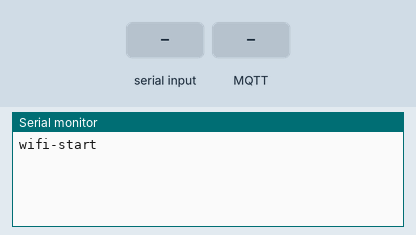
Simulated run of this sketch. Board: ESP32. Shown: the last lines printed to the serial monitor. Inputs (shaded band) come from the test bench. WiFi joins after 1.5 s; servers stay silent unless stated; no MQTT or app messages arrive unless stated.

Above: at 0.9 s.
1.0 s: "URLBASE \n" received over Serial
At 1.4 s:
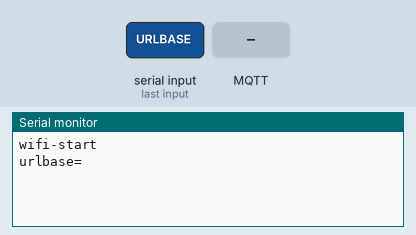
3.0 s: MQTT message "ping-espemu" arrives on the first subscribed topic
At 3.6 s:
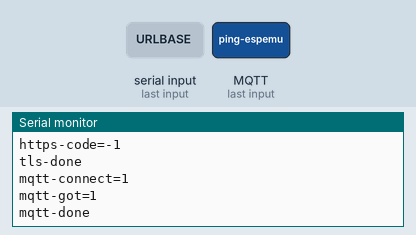

The sketch:

WiFiDemo.ino
```cpp
// Validation sketch: connects to WiFi (via the emulator's virtual radio),
// prints the DHCP IP, performs HTTP + HTTPS GETs, then an MQTT
// subscribe/publish round trip. In-sim the frames travel through the
// OpenHW gateway (gVisor NAT).
#include <WiFi.h>
#include <HTTPClient.h>
#include <WiFiClientSecure.h>
#include <PubSubClient.h>

static bool mqttGot = false;
static void onMqtt(char* topic, byte* payload, unsigned int len) {
    String s;
    for (unsigned int i = 0; i < len; i++) s += (char)payload[i];
    if (String(topic) == "espemu/wifidemo/rx" && s == "ping-espemu") {
        mqttGot = true;
    }
}

void setup() {
    Serial.begin(115200);
    Serial.println("wifi-start");
    // Test rig sends "URLBASE <ip>" to point HTTP/HTTPS/MQTT at local
    // servers (deterministic, no internet roulette). Default: this lab.
    String base = "10.171.253.228";
    unsigned long w0 = millis();
    String line;
    while (millis() - w0 < 5000) {
        while (Serial.available()) {
            char ch = (char)Serial.read();
            if (ch == '\n' || ch == '\r') {
                if (line.startsWith("URLBASE ")) {
                    base = line.substring(8);
                    base.trim();
                }
                line = "";
            } else if (line.length() < 40) {
                line += ch;
            }
        }
        if (base != "10.171.253.228") break;
        delay(50);
    }
    Serial.print("urlbase=");
    Serial.println(base);
    WiFi.mode(WIFI_STA);
    WiFi.begin("testssid", "testpass");
    unsigned long t0 = millis();
    while (WiFi.status() != WL_CONNECTED && millis() - t0 < 30000) {
        delay(500);
        Serial.print(".");
    }
    Serial.println();
    if (WiFi.status() != WL_CONNECTED) {
        Serial.println("wifi-connect FAIL");
        return;
    }
    Serial.print("wifi-ip=");
    Serial.println(WiFi.localIP().toString());
    HTTPClient http;
    http.begin(("http://" + base + ":18081/").c_str());
    http.setTimeout(20000);
    int code = http.GET();
    Serial.printf("http-code=%d\n", code);
    if (code <= 0) {
        Serial.printf("http-err=%s\n", http.errorToString(code).c_str());
    }
    if (code > 0) {
        String body = http.getString();
        Serial.printf("http-len=%d\n", body.length());
        Serial.printf("http-head=%.60s\n", body.c_str());
    }
    http.end();
    Serial.println("wifi-done");

    // HTTPS through the same path (TLS handshake = many round trips).
    WiFiClientSecure tls;
    tls.setInsecure();
    HTTPClient htls;
    htls.begin(tls, ("https://" + base + ":18444/").c_str());
    htls.setTimeout(20000);
    int tcode = htls.GET();
    Serial.printf("https-code=%d\n", tcode);
    if (tcode > 0) {
        String tbody = htls.getString();
        Serial.printf("https-len=%d\n", tbody.length());
    }
    htls.end();
    Serial.println("tls-done");

    // MQTT pub/sub round trip against the local test broker
    // (spike/mqtt_broker.mjs on the host LAN IP — deterministic dotted
    // quad, no DNS needed; HTTP/HTTPS above already prove egress).
    WiFiClient net;
    PubSubClient mqtt(net);
    mqtt.setServer(base.c_str(), 1886);
    mqtt.setCallback(onMqtt);
    mqtt.setSocketTimeout(15);
    unsigned long m0 = millis();
    String cid = "espemu-" + String((uint32_t)ESP.getEfuseMac(), HEX) + "-" + String(m0, HEX);
    bool mconn = mqtt.connect(cid.c_str());
    Serial.printf("mqtt-connect=%d\n", mconn ? 1 : 0);
    if (!mconn) {
        Serial.printf("mqtt-state=%d\n", mqtt.state());
    }
    if (mconn) {
        mqtt.subscribe("espemu/wifidemo/rx");
        mqtt.publish("espemu/wifidemo/rx", "ping-espemu");
        while (!mqttGot && millis() - m0 < 25000) {
            mqtt.loop();
            delay(100);
        }
        Serial.printf("mqtt-got=%d\n", mqttGot ? 1 : 0);
        mqtt.disconnect();
    }
    Serial.println("mqtt-done");
}

void loop() {
    delay(5000);
}
```

Measured:
- after the input at 1.0 s, the serial monitor: prints a new line at once (image 1)
- after the input at 3.0 s, the serial monitor: prints a new line after 0.16 s (image 2)
